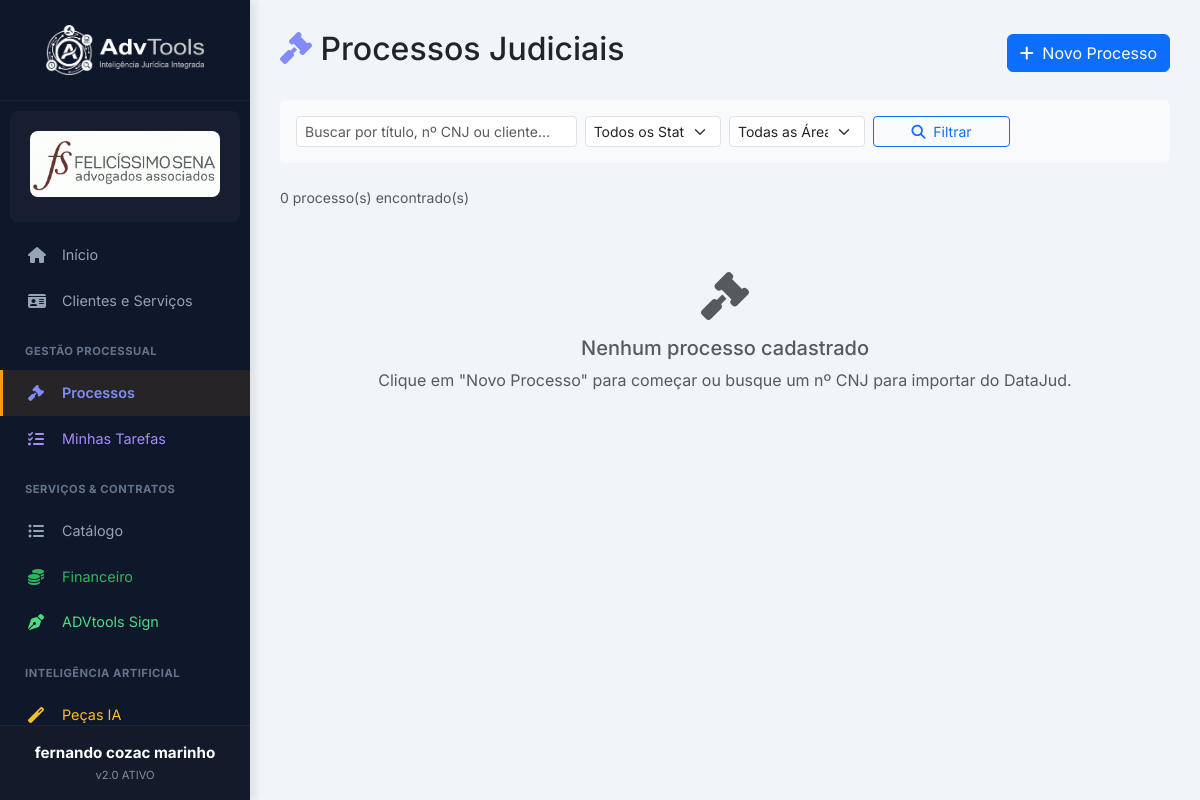
The app's page /processos (signed in), older data.
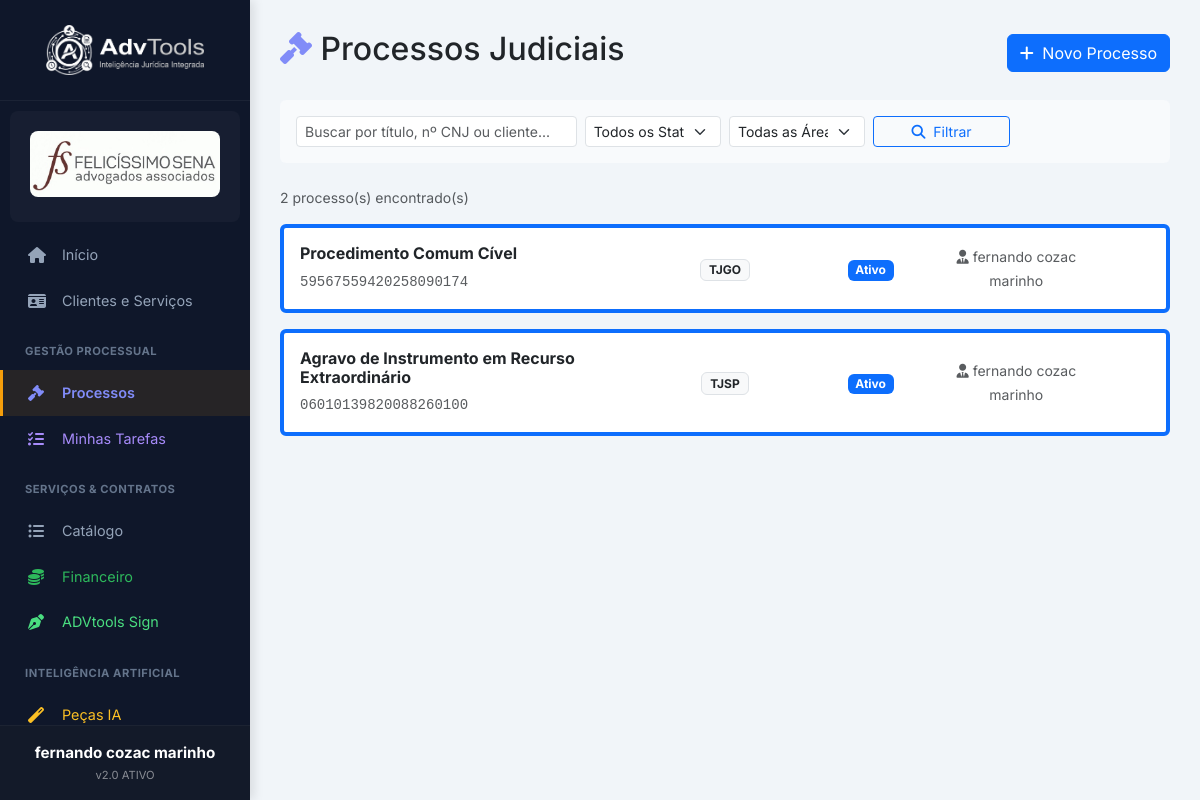
The same page, newer data.
### tables this page shows
CREATE TABLE processos (
            id INTEGER PRIMARY KEY AUTOINCREMENT,
            escritorio_id INTEGER NOT NULL,
            
            -- Campos DataJud (Compatíveis)
            numero_processo TEXT,
            tribunal TEXT,
            grau TEXT DEFAULT 'G1',
            data_ajuizamento DATE,
            nivel_sigilo INTEGER DEFAULT 0,
            formato_codigo INTEGER,
            formato_nome TEXT DEFAULT 'Eletrônico',
            sistema_codigo INTEGER,
            sistema_nome TEXT,
            classe_codigo INTEGER,
            classe_nome TEXT,
            orgao_julgador_codigo INTEGER,
            orgao_julgador_nome TEXT,
            orgao_julgador_municipio_ibge INTEGER,
            
            -- Campos Internos do Escritório
            titulo TEXT NOT NULL,
            descricao TEXT,
            status TEXT DEFAULT 'Ativo',
            prioridade TEXT DEFAULT 'Normal',
            advogado_responsavel_id INTEGER,
            valor_causa REAL,
            area_direito TEXT,
            fase_processual TEXT,
            
            -- Cliente / Parte representada
            cliente_id INTEGER,
            polo TEXT DEFAULT 'Autor',
            
            -- Timestamps
            data_criacao DATETIME DEFAULT CURRENT_TIMESTAMP,
            data_atualizacao DATETIME DEFAULT CURRENT_TIMESTAMP,
            
            FOREIGN KEY (escritorio_id) REFERENCES escritorios(id),
            FOREIGN KEY (advogado_responsavel_id) REFERENCES usuarios(id),
            FOREIGN KEY (cliente_id) REFERENCES clientes(id)
        );

CREATE TABLE usuarios (
        id INTEGER PRIMARY KEY AUTOINCREMENT,
        escritorio_id INTEGER,
        nome TEXT NOT NULL,
        email TEXT UNIQUE NOT NULL,
        senha_hash TEXT NOT NULL,
        tipo TEXT DEFAULT 'Humano', -- Humano ou IA
        perfil TEXT DEFAULT 'Operacional', is_admin BOOLEAN DEFAULT 0, ativo BOOLEAN DEFAULT 0, -- Admin, Comercial, Operacional
        FOREIGN KEY(escritorio_id) REFERENCES escritorios(id)
    );

### app.py (the view)
@app.route('/processos')
def listar_processos():
    if not session.get('usuario_logado'): return redirect(url_for('login'))
    conn = get_db_connection()
    escritorio_id = session.get('escritorio_id')
    status_filtro = request.args.get('status', '')
    area_filtro = request.args.get('area', '')
    busca = request.args.get('busca', '')
    query = """
        SELECT p.*, c.nome as cliente_nome, u.nome as advogado_nome,
            (SELECT COUNT(*) FROM tarefas t WHERE t.processo_id = p.id AND t.status = 'Pendente') as tarefas_pendentes
        FROM processos p
        LEFT JOIN clientes c ON p.cliente_id = c.id
        LEFT JOIN usuarios u ON p.advogado_responsavel_id = u.id
        WHERE p.escritorio_id = ?
    """
    params = [escritorio_id]
    if status_filtro:
        query += " AND p.status = ?"
        params.append(status_filtro)
    if area_filtro:
        query += " AND p.area_direito = ?"
        params.append(area_filtro)
    if busca:
        query += " AND (p.titulo LIKE ? OR p.numero_processo LIKE ? OR c.nome LIKE ?)"
        params.extend([f'%{busca}%', f'%{busca}%', f'%{busca}%'])
    query += " ORDER BY p.data_atualizacao DESC"
    processos = conn.execute(query, params).fetchall()
    clientes = conn.execute("SELECT id, nome FROM clientes WHERE escritorio_id = ? ORDER BY nome", (escritorio_id,)).fetchall()
    equipe = conn.execute("SELECT id, nome FROM usuarios WHERE escritorio_id = ? AND ativo = 1 ORDER BY nome", (escritorio_id,)).fetchall()
    conn.close()
    return render_template('processos_lista.html', processos=processos, clientes=clientes, equipe=equipe,
                           status_filtro=status_filtro, area_filtro=area_filtro, busca=busca)

### templates/processos_lista.html (shortened to what this page needs)
{% extends "base.html" %}
{% block content %}
<div class="d-flex justify-content-between align-items-center flex-wrap mb-4">
    <h2><i class="fas fa-gavel" style="color:#818cf8;"></i> Processos Judiciais</h2>
    <button class="btn btn-primary" data-bs-toggle="modal" data-bs-target="#novoProcessoModal">
        <i class="fas fa-plus me-1"></i> Novo Processo
    </button>
</div>
<div class="card mb-4" style="border:none; background: #f8fafc;">
    <div class="card-body py-3">
        <form method="GET" class="row g-2 align-items-end">
            <div class="col-md-4">
                <input type="text" name="busca" class="form-control form-control-sm"
                    placeholder="Buscar por título, nº CNJ ou cliente..." value="{{ busca }}">
            </div>
            <div class="col-md-2">
                <select name="status" class="form-select form-select-sm">
                    <option value="">Todos os Status</option>
                </select>
            </div>
            <div class="col-md-2">
                <select name="area" class="form-select form-select-sm">
                    <option value="">Todas as Áreas</option>
                </select>
            </div>
            <div class="col-md-2">
                <button type="submit" class="btn btn-sm btn-outline-primary w-100"><i class="fas fa-search me-1"></i>
                    Filtrar</button>
            </div>
        </form>
    </div>
</div>
<p class="text-muted small mb-3">{{ processos|length }} processo(s) encontrado(s)</p>
{% if processos|length == 0 %}
<div class="text-center py-5">
    {% if busca %}
    <i class="fas fa-search fa-3x text-muted mb-3"></i>
    <h5 class="text-muted">Nenhum processo encontrado para "{{ busca }}"</h5>
    <p class="text-muted mb-4">O processo ainda não está cadastrado no sistema.</p>
    <div class="card border-0 shadow mx-auto"
        style="max-width: 500px; background: linear-gradient(135deg, #ecfdf5, #d1fae5);">
        <div class="card-body py-4">
            <h6 class="fw-bold mb-3"><i class="fas fa-cloud-download-alt text-success me-2"></i>Importar do DataJud
                (CNJ)</h6>
            <p class="small text-muted mb-3">Busque o processo automaticamente na base nacional do CNJ e importe dados,
                movimentações e assuntos.</p>
            <form method="POST" action="/processos/buscar-datajud">
                <input type="hidden" name="numero_cnj" value="{{ busca }}">
                <div class="mb-3">
                    <select name="cliente_id" class="form-select form-select-sm">
                        <option value="">Vincular a um cliente (opcional)</option>
                        {% for c in clientes %}
                        <option value="{{ c['id'] }}">{{ c['nome'] }}</option>
                        {% endfor %}
                    </select>
                </div>
                <button type="submit" class="btn btn-success fw-bold">
                    <i class="fas fa-cloud-download-alt me-1"></i> Buscar e Importar do DataJud
                </button>
            </form>
        </div>
    </div>
    {% else %}
    <i class="fas fa-gavel fa-3x text-muted mb-3"></i>
    <h5 class="text-muted">Nenhum processo cadastrado</h5>
    <p class="text-muted">Clique em "Novo Processo" para começar ou busque um nº CNJ para importar do DataJud.</p>
    {% endif %}
</div>
{% else %}
<div class="row g-3">
    {% for p in processos %}
    <div class="col-12">
        <a href="/processos/{{ p['id'] }}" class="text-decoration-none">
            <div class="card border-start border-4 {{ 'border-primary' if p['status']=='Ativo' else 'border-secondary' if p['status']=='Arquivado' else 'border-warning' if p['status']=='Suspenso' else 'border-success' }}"
                style="transition: transform 0.15s; cursor:pointer;"
                onmouseover="this.style.transform='translateY(-2px)'" onmouseout="this.style.transform='none'">
                <div class="card-body py-3">
                    <div class="row align-items-center">
                        <div class="col-md-5">
                            <h6 class="mb-1 text-dark fw-bold">{{ p['titulo'] }}</h6>
                            {% if p['numero_processo'] %}
                            <small class="text-muted font-monospace">{{ p['numero_processo'] }}</small>
                            {% endif %}
                        </div>
                        <div class="col-md-2 text-center">
                            {% if p['tribunal'] %}
                            <span class="badge bg-light text-dark border">{{ p['tribunal'] }}</span>
                            {% endif %}
                        </div>
                        <div class="col-md-2 text-center">
                            <span
                                class="badge {{ 'bg-primary' if p['status']=='Ativo' else 'bg-secondary' if p['status']=='Arquivado' else 'bg-warning text-dark' if p['status']=='Suspenso' else 'bg-success' }}">
                                {{ p['status'] }}
                            </span>
                        </div>
                        <div class="col-md-2 text-center">
                            {% if p['advogado_nome'] %}
                            <small class="text-muted"><i class="fas fa-user-tie me-1"></i>{{ p['advogado_nome']
                                }}</small>
                            {% endif %}
                        </div>
                    </div>
                </div>
            </div>
        </a>
    </div>
    {% endfor %}
</div>
{% endif %}
{% endblock %}

### templates/base.html (shortened to what this page needs)
<!DOCTYPE html>
<html lang="pt-br">
<head>
    <link href="https://cdn.jsdelivr.net/npm/bootstrap@5.3.0/dist/css/bootstrap.min.css" rel="stylesheet">
    <link rel="stylesheet" href="https://cdnjs.cloudflare.com/ajax/libs/font-awesome/6.4.0/css/all.min.css">
</head>
<body>
    <div class="sidebar">
        <div class="sidebar-header d-flex align-items-center justify-content-center">
            <img src="{{ url_for('static', filename='img/logo_advtools.png') }}" alt="ADVtools" class="img-fluid"
                style="max-height: 50px; border-radius: 5px;">
        </div>
        <div class="user-profile">
            {% if session.get('logo_path') %}
            <div class="w-100 text-center">
                <img src="{{ url_for('static', filename=session.get('logo_path')) }}" alt="Logo"
                    style="max-width: 100%; max-height: 80px; object-fit: contain; border-radius: 8px; margin-bottom: 5px;">
            </div>
            {% endif %}
        </div>
        <div style="flex-grow: 1; overflow-y: auto;">
            <nav class="nav flex-column">
                <a href="/"
                    class="nav-link {% if request.path == '/' or request.path == '/dashboard' %}active{% endif %}">
                    <i class="fas fa-home"></i> Início
                </a>
                <a href="/clientes"
                    class="nav-link {% if 'clientes' in request.path and 'processos' not in request.path %}active{% endif %}">
                    <i class="fas fa-id-card"></i> Clientes e Serviços
                </a>
                <div class="nav-category">Gestão Processual</div>
                <a href="/processos"
                    class="nav-link {% if request.path == '/processos' or request.path.startswith('/processos/') %}active{% endif %}"
                    style="color: #818cf8;">
                    <i class="fas fa-gavel"></i> Processos
                </a>
                <a href="/minhas-tarefas" class="nav-link {% if 'minhas-tarefas' in request.path %}active{% endif %}"
                    style="color: #a78bfa;">
                    <i class="fas fa-tasks"></i> Minhas Tarefas
                </a>
                <div class="nav-category">Serviços &amp; Contratos</div>
                <a href="/servicos/tipos" class="nav-link {% if 'servicos/tipos' in request.path %}active{% endif %}">
                    <i class="fas fa-list-ul"></i> Catálogo
                </a>
                {% if session.get('perfil') == 'Admin' %}
                <a href="/financeiro" class="nav-link {% if 'financeiro' in request.path %}active{% endif %}"
                    style="color: #2eb85c;">
                    <i class="fas fa-coins"></i> Financeiro
                </a>
                {% endif %}
                <a href="/documentos" class="nav-link {% if request.path == '/documentos' %}active{% endif %}"
                    style="color: #4ade80;">
                    <i class="fas fa-pen-nib"></i> ADVtools Sign
                </a>
                <div class="nav-category">Inteligência Artificial</div>
                <a href="/documentos/novo" class="nav-link {% if 'documentos' in request.path %}active{% endif %}"
                    style="color: #fbbf24;">
                    <i class="fas fa-magic"></i> Peças IA
                </a>
            </nav>
        </div>
        <div class="p-3 text-center border-top border-secondary border-opacity-10 bg-dark bg-opacity-25">
            <div class="fw-bold text-white mb-0" style="font-size: 0.95rem;">{{ session.get('nome_usuario', 'Usuário')
                }}</div>
            <div class="text-white-50" style="font-size: 0.70rem; margin-top: 2px;">v2.0 ATIVO</div>
        </div>
    </div>
    <div class="main-content">
        {% block content %}{% endblock %}
    </div>
</body>
</html>

### templates/base.html (style rules this page uses)
:root { --sidebar-bg: #0F172A; --sidebar-hover: #1E293B; --text-main: #E2E8F0; --text-muted: #94A3B8; --accent: #F59E0B; --bg-body: #F1F5F9; }
body { background-color: var(--bg-body); font-family: 'Inter', sans-serif; overflow-x: hidden; }
.sidebar { height: 100vh; width: 250px; position: fixed; top: 0; left: 0; background-color: var(--sidebar-bg); color: var(--text-main); display: flex; flex-direction: column; z-index: 1000; box-shadow: 4px 0 10px rgba(0, 0, 0, 0.1); }
.sidebar-header { padding: 25px 20px; border-bottom: 1px solid rgba(255, 255, 255, 0.05); }
.user-profile { padding: 20px; background: rgba(255, 255, 255, 0.03); margin: 10px; border-radius: 8px; display: flex; align-items: center; }
.nav-link { color: var(--text-muted); padding: 12px 25px; font-size: 0.9rem; display: flex; align-items: center; transition: all 0.2s ease; text-decoration: none; border-left: 3px solid transparent; }
.nav-link i { width: 24px; margin-right: 10px; font-size: 1rem; }
.nav-link.active { background-color: rgba(245, 158, 11, 0.1); color: var(--accent); border-left-color: var(--accent); font-weight: 600; }
.nav-category { font-size: 0.7rem; text-transform: uppercase; color: #64748B; font-weight: 700; padding: 20px 25px 10px; letter-spacing: 0.5px; }
.main-content { margin-left: 250px; padding: 30px; }

Row changes from the older to the newer data that the page shows:
added processos: titulo "Procedimento Comum Cível", numero_processo "59567559420258090174", tribunal "TJGO", status "Ativo", advogado_nome "fernando cozac marinho"
added processos: titulo "Agravo de Instrumento em Recurso Extraordinário", numero_processo "06010139820088260100", tribunal "TJSP", status "Ativo", advogado_nome "fernando cozac marinho"
Text that changed along with them:
{{ processos|length }}: "0" → "2"
text no longer shown: "Nenhum processo cadastrado Clique em \"Novo Processo\" para começar ou busque um nº CNJ para importar do DataJud."
